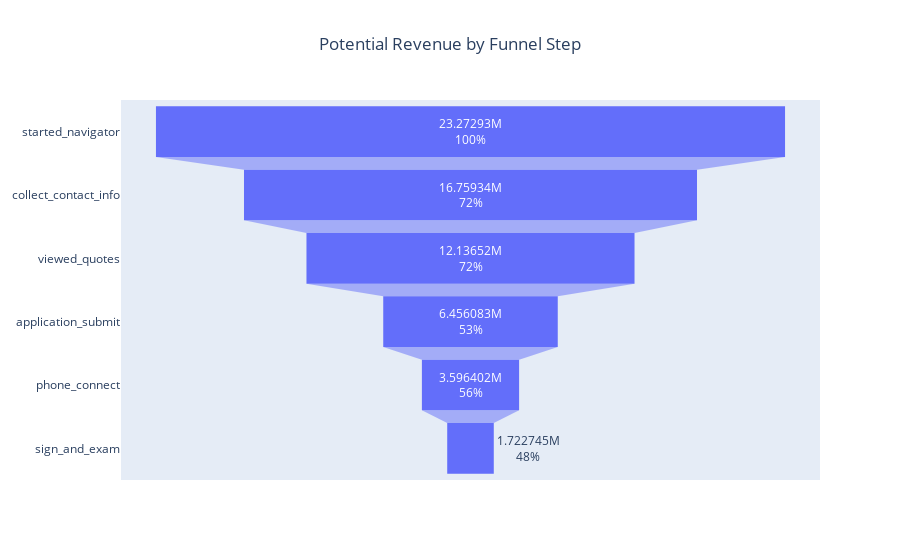
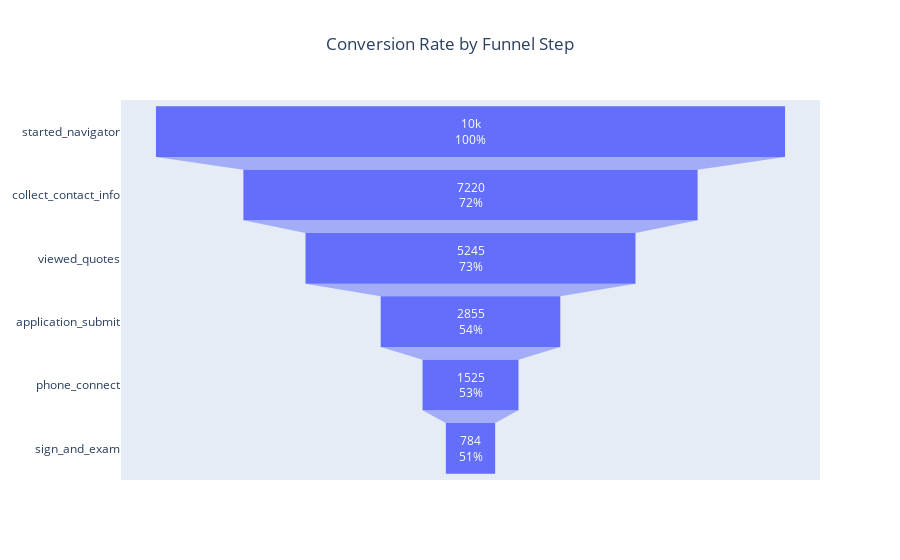

Notebook source saved alongside these figures, in order:
### Markdown cell above
#### a. What is our revenue generation through the funnel?
Assumptions:
1. Revenue is 'generated' upon the 'sign_and_exam' step, otherwise its considered 'potential revenue'
2. The policy with the lowest premiums presented is purchased by the user.
3. For the purposes of analyzing potential revenue by funnel step, the same users potential revenue will show up in all subsequent steps.

### Code cell
fig = go.Figure()

fig.add_trace(go.Funnel(
    y = conversion_rates['funnel_steps'],
    x =  conversion_rates['potential_revenue'],
    textinfo = "value+percent previous"))
fig.update_layout(title_text = 'Potential Revenue by Funnel Step', title_x = 0.5)
fig.show()

## c. What is the conversion rate through the funnel?

comb = pd.concat([conversion_rates[['funnel_steps','converted_next_step']].rename(columns = {'converted_next_step':'converted'}), conversion_rates[['funnel_steps','converted_end_of_funnel']].rename(columns = {'converted_end_of_funnel':'converted'})],axis=0)
comb = comb[comb['funnel_steps']!='sign_and_exam']

fig = go.Figure()

fig.add_trace(go.Funnel(
    y = conversion_rates['funnel_steps'],
    x =  conversion_rates['user_id'],
    textinfo = "value+percent previous"))
fig.update_layout(title_text = 'Conversion Rate by Funnel Step', title_x = 0.5)
fig.show()

### Figure 1 — Plotly figure (JSON) as saved in the notebook; plotly's stock layout.template omitted (floating-point values rounded to 4 significant figures)
{"data": [{"textinfo": "value+percent previous", "type": "funnel", "x": [23270000.0, 16760000.0, 12140000.0, 6456000.0, 3596000.0, 1723000.0], "y": ["started_navigator", "collect_contact_info", "viewed_quotes", "application_submit", "phone_connect", "sign_and_exam"]}], "layout": {"autosize": true, "title": {"text": "Potential Revenue by Funnel Step", "x": 0.5}, "xaxis": {"autorange": true, "range": [-12930000.0, 12930000.0], "type": "linear"}, "yaxis": {"autorange": true, "range": [5.5, -0.5], "type": "category"}}}

### Figure 2 — Plotly figure (JSON) as saved in the notebook; plotly's stock layout.template omitted (floating-point values rounded to 4 significant figures)
{"data": [{"textinfo": "value+percent previous", "type": "funnel", "x": [10000, 7220, 5245, 2855, 1525, 784], "y": ["started_navigator", "collect_contact_info", "viewed_quotes", "application_submit", "phone_connect", "sign_and_exam"]}], "layout": {"autosize": true, "title": {"text": "Conversion Rate by Funnel Step", "x": 0.5}, "xaxis": {"autorange": true, "range": [-5556.0, 5556.0], "type": "linear"}, "yaxis": {"autorange": true, "range": [5.5, -0.5], "type": "category"}}}
